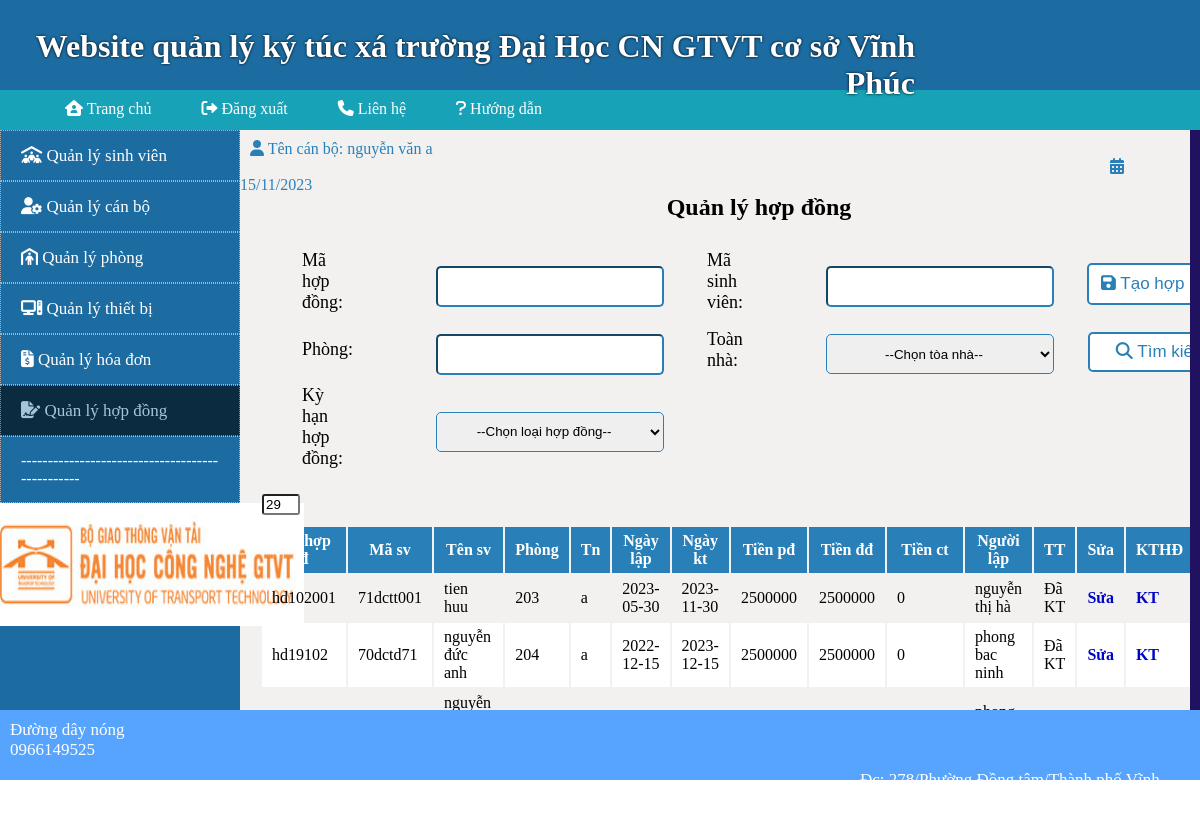
/Qlhopdong/Hopdong_find (signed in), run on the app's committed database.
### tables this page shows
CREATE TABLE `hopdong` (
  `mahopdong` varchar(100) NOT NULL,
  `masv` varchar(100) NOT NULL,
  `phong` int(11) NOT NULL,
  `toanha` varchar(50) NOT NULL,
  `ngaylap` date NOT NULL,
  `ngaykt` date NOT NULL,
  `tienphaidong` double NOT NULL,
  `tiendadong` double NOT NULL,
  `tienconthieu` double NOT NULL,
  `macb` varchar(100) NOT NULL,
  `trangthai` int(11) NOT NULL
);

CREATE TABLE `sinhvien` (
  `masv` varchar(50) NOT NULL,
  `tensv` varchar(50) NOT NULL,
  `ngaysinh` date NOT NULL,
  `quequan` varchar(200) NOT NULL,
  `gioitinh` varchar(20) NOT NULL,
  `sdt` varchar(15) NOT NULL
);

### MVC/Core/Controller.php (called while the page is built, shortened)
<?php
class Controller{
	public function model($model){
		return new $model;
	}
	public function view($view,$data=[]){
        require_once "./MVC/views/".$view.".php";
    }
}
?>

### MVC/Controllers/Qlhopdong.php (called while the page is built, shortened)
<?php
class Qlhopdong extends Controller{
    public $tk;
    function __construct()
    {
        $this->tk=$this->model("Model_qlhopdong");
    }
    function Hopdong_find(){
    	$this->view("ViewMaster",[
            "page_find_hopdong"=>"Qlhopdong_view",
			'dl'=>$this->tk->hopdong_tk('','','','')
    	]);
    }
}
?>

### MVC/Core/App.php (called while the page is built, shortened)
<?php
class App{
	protected $action="TrangChu";
	function __construct(){
		$arr = $this->urlProcessor();
		if(file_exists("./MVC/Controllers/".$arr[0].".php")){
			$this->controller=$arr[0];
			unset($arr[0]);
		}
		$this->controller = new $this->controller;
		if(isset($arr[1])){
			if(method_exists($this->controller,$arr[1])){
				$this->action = $arr[1];
			}
			unset($arr[1]);
		}
		$this->params=$arr?array_values($arr):[];
		call_user_func_array([$this->controller,$this->action],$this->params);
	}
	function urlProcessor(){
		if(isset($_GET["url"])){
			$url=filter_var(trim($_GET["url"],"/"));
			$url=explode("/", $url);
			return $url;
		}
	}
}
?>

### index.php (called while the page is built, shortened)
<?php
$myApp = new App();
?>

### MVC/Core/ConnectDB.php (called while the page is built, shortened)
<?php
class ConnectDB{
    protected $server = "localhost";
    protected $user = "root";
    protected $password ="";
    function __construct(){
        $this->con = mysqli_connect($this->server,$this->user,$this->password);
    }
}
?>

### MVC/Models/Model_qlhopdong.php (called while the page is built, shortened)
<?php
class Model_qlhopdong extends ConnectDB{
	function hopdong_tk($mahopdong,$masv,$phg,$tnh,$kyhan=''){
		if(!empty($kyhan)){
			$sql = "SELECT hopdong.*,sinhvien.tensv FROM hopdong JOIN sinhvien ON hopdong.masv=sinhvien.masv AND hopdong.toanha like '%$tnh%' AND hopdong.phong like '%$phg%' AND hopdong.mahopdong like '%$mahopdong%' AND hopdong.masv like '%$masv%' AND PERIOD_DIFF(EXTRACT(YEAR_MONTH FROM ngaykt), EXTRACT(YEAR_MONTH FROM ngaylap))=$kyhan";
		}else{
			$sql = "SELECT hopdong.*,sinhvien.tensv FROM hopdong JOIN sinhvien ON hopdong.masv=sinhvien.masv AND hopdong.toanha like '%$tnh%' AND hopdong.phong like '%$phg%' AND hopdong.mahopdong like '%$mahopdong%' AND hopdong.masv like '%$masv%'";
		}
		return mysqli_query($this->con,$sql);
	}
}
?>

### MVC/Views/Pages/View_qlhopdong/Qlhopdong_view.php (the view, shortened to what this page needs)
<!DOCTYPE html>
<html lang="en">
<head>
</head>
<body>
			<form method="post" enctype="multipart/form-data" action="http://localhost/New-MVC/Qlhopdong/Timkiem_hopdong">
				<label style="padding-left: 10px;color:#2980B9;"><i class="fa-solid fa-user"></i> Tên cán bộ: <?php if(isset($_SESSION['user'])){echo $_SESSION['user'];} ?></label>
				<label style="padding-left: 870px;color:#2980B9;"><i class="fa-solid fa-calendar-days"></i> <?php date_default_timezone_set('Asia/Ho_Chi_Minh'); echo date('d/m/Y');?></label>
				<table>
					<caption><h2>Quản lý hợp đồng</h2></caption>
					<tr>
                        <td class="col1">
							<label>Mã hợp đồng: </label>
						</td>
						<td class="col2">
							<input class="input" type="text" name="txtmahopdong" value="<?php if(isset($data['mahopdong'])){echo $data['mahopdong'];} ?>">
						</td>
						<td class="col1">
						<label>Mã sinh viên: </label>
						</td>
						<td class="col2">
							<input class="input" type="text" name="txtmasv" value="<?php if(isset($data['msv'])){echo $data['msv'];} ?>">
						</td>
						<td  class="col3">
								<a class="link" style="width: 140px;"  href="http://localhost/New-MVC/Insert_hopdong/Themhopdong"><i class="fa-solid fa-floppy-disk"></i> Tạo hợp đồng</a>
						</td>
					</tr>
					<tr>
                        <td class="col1">
                            <label>Phòng: </label>
                        </td>
                        <td class="col2">
                            <input class="input" type="text" name="txtphong" value="<?php if(isset($data['phg'])){echo $data['phg'];} ?>">
                        </td>
                        <td class="col1">Toàn nhà: </td>
                        <td class="col2">
                            <select class="dd2" name="ddtoanha">
                            <option value="">--Chọn tòa nhà--</option>
                            </select>
                        </td>
						<td  class="col3">
							<button class="submit" type="submit" name="submit_tk"><i class="fa-solid fa-magnifying-glass"></i> Tìm kiếm</button>
						</td>
		            </tr>
					<tr>
					<td class="col1">Kỳ hạn hợp đồng: </td>
                        <td class="col2">
                            <select class="dd2" name="ddhopdong">
                            <option value="">--Chọn loại hợp đồng--</option>
                            </select>
                        </td>
					</tr>
					<tr>
						<td colspan="5" class="thongbao">
						</td>
					</tr>
				</table>
				<table class="table">
		            <tr style="background: #e9dcdc;">
		                <th>Mã hợp đ</th>
		                <th>Mã sv</th>
		                <th>Tên sv</th>
		                <th>Phòng</th>
		                <th>Tn</th>
		                <th>Ngày lập</th>
                        <th>Ngày kt</th>
                        <th>Tiền pđ</th>
                        <th>Tiền đđ</th>
                        <th>Tiền ct</th>
                        <th>Người lập</th>
						<th>TT</th>
                        <th>Sửa</th>
						<th>KTHĐ</th>
                        <th>Xóa</th>
		            </tr>
					<tr>
						<?php
						if(isset($data['dl']) && $data['dl']!=null){
							$dem=0;
							while($row=mysqli_fetch_assoc($data['dl'])){
								$dem++;
						?>
						<td><?php echo $row['mahopdong'] ?></td>
						<td><?php echo $row['masv'] ?></td>
						<td><?php echo $row['tensv'] ?></td>
						<td><?php echo $row['phong'] ?></td>
						<td><?php echo $row['toanha'] ?></td>
						<td><?php echo $row['ngaylap'] ?></td>
                        <td><?php echo $row['ngaykt'] ?></td>
                        <td><?php echo $row['tienphaidong'] ?></td>
                        <td><?php echo $row['tiendadong'] ?></td>
                        <td><?php echo $row['tienconthieu'] ?></td>
                        <td><?php echo $row['macb'] ?></td>
						<td><?php echo ($row['trangthai']==0)?'Đã KT':'Đang HĐ'; ?></td>
						<td>
							<a class="item"  href="http://localhost/New-MVC/Qlhopdong/Sua_hopdong/<?php echo $row['mahopdong']; ?>">
									Sửa</a>
						</td>
						<td>
							<a class="item"  href="http://localhost/New-MVC/Qlhopdong/Ketthuc_hopdong/<?php echo $row['mahopdong']; ?>">
									KT</a>
						</td>
						<td>
						</td>
					</tr>
						<?php
							}
						}
						if(!empty($data['dl'])){
							echo '<input class="dem" type="text" value="'.$dem.'" readonly>';
						}
						?>
		        </table>
    		</form>
</body>
</html>

### MVC/Views/ViewMaster.php (style rules this page uses)
* { margin: 0px; }
table { width: 60%; padding-top: 30px; padding-left: 70px; padding-right: 30px; }
.col2 { width: 80%; text-align: left; height: 25px; }
.col1 { width: 20%; text-align: left; height: 25px; color: #0008ff; }
.col3 { width: 100%; text-align: center; padding: 5px 35px; }

### MVC/Views/Pages/View_qlhopdong/Qlhopdong_view.php (style rules this page uses)
* { margin: 0px; }
table { width: 100%;padding-top: 25px; padding-left: 20px; padding-right: 5px; }
.col1 { width:20%; color:blue; padding-left: 40px;font-size: 18px;color: black; }
.col2 { width: 25%;padding-top: 10px;padding-left: 80px; }
.col3 { padding-left: 30px;padding-top: 15px;padding-bottom: 10px; }
.link { width: 130px; height: 20px; text-decoration: none; background-color: white; color: #2980B9; border: 2px solid; border-radius: 5px; border-color: #2980B9; cursor: pointer; font-size: 17px; font-family:arial; display: inline-block; padding-top: 9px; padding-left: 5px; padding-bottom: 9px; }
.dd2 { width: 228px; height: 40px; text-align: center; display: inline-block; border-radius: 5px; border-color: #2980B9; }
.input { width: 220px; height: 35px; display: inline-block; border-radius: 5px; border-color: #2980B9; font-size: 18px; }
.submit { width: 148px; height: 40px; background-color: white; color: #2980B9; border: 2px solid; border-radius: 5px; border-color: #2980B9; cursor: pointer; font-size: 17px; }
.thongbao { color: red; padding-top:10px; padding-bottom:10px; text-align: center; }
.table { padding-top:0px; }
.table td,th { padding: 5px 10px; font-size: 16px; }
.table th { background: #2980B9; color: white; }
.table tbody tr:nth-child(odd) { background: white; }
.item { color:#0005C5; text-decoration:none; font-weight: bold; }
.dem { width:30px; margin-left:22px; margin-bottom: 10px; border-radius: 3px; }

### data on the page
hopdong: mahopdong "hd102001", masv "71dctt001", sinhvien.tensv "tien huu", phong "203", toanha "a", ngaylap "2023-05-30", ngaykt "2023-11-30", tienphaidong "2500000", tiendadong "2500000", tienconthieu "0", macb "nguyễn thị hà", trangthai "Đã KT"
hopdong: mahopdong "hd19102", masv "70dctd71", sinhvien.tensv "nguyễn đức anh", phong "204", toanha "a", ngaylap "2022-12-15", ngaykt "2023-12-15", tienphaidong "2500000", tiendadong "2500000", tienconthieu "0", macb "phong bac ninh", trangthai "Đã KT"
hopdong: sinhvien.tensv "nguyễn…"

### other printed values
$_SESSION['user'] "nguyễn văn a"
